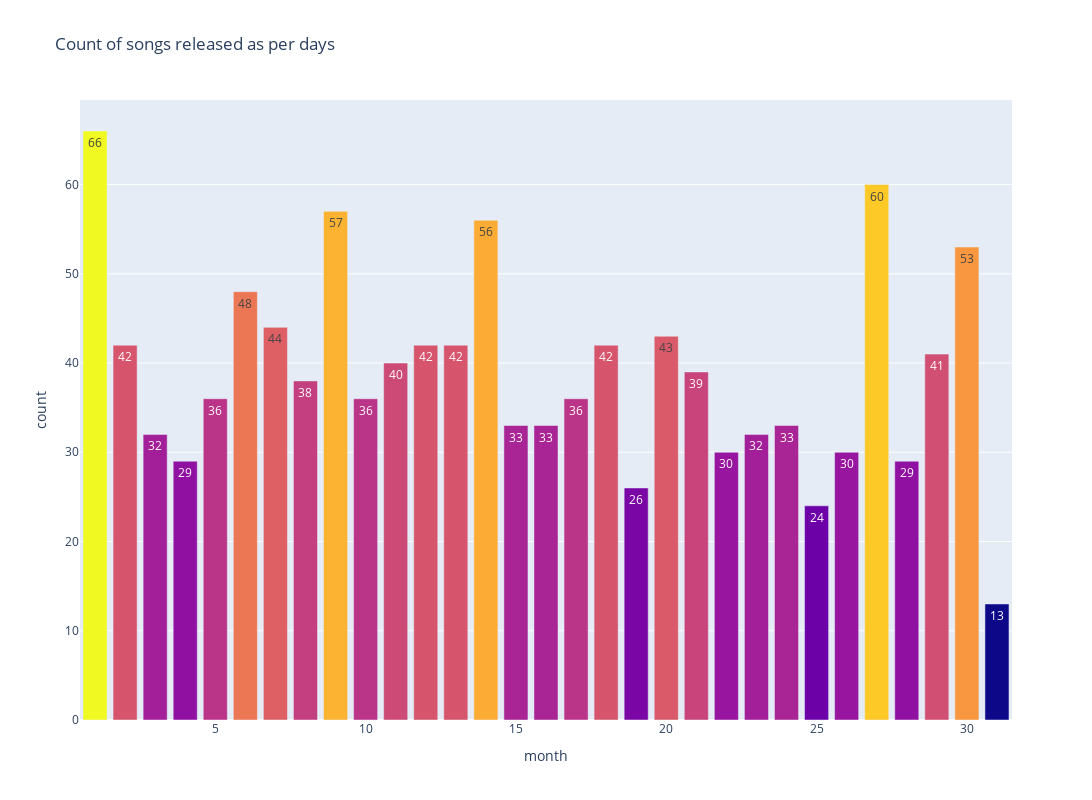

Source (notebook cell):
### Code cell
# plot for count of track listened
day = df_songs['day'].value_counts().sort_index(ascending=True)
# day

days = ['1st', '2nd', '3rd', '4th', '5th', '6th', 'July', 'Aug', 'Sept', 'Oct', 'Nov', 'Dec']

fig = go.Figure(
    data=[
        go.Bar(
            x = day.index, 
            y = day.values,
            marker = {
                'color' : day.values
            },
            text = day,
            textposition = 'inside'
        )
    ]
)
fig.update_layout(
    title_text='Count of songs released as per days',
    barmode='group', 
    xaxis_title = "month",
    yaxis_title = "count",
    height = 800,
    width = 1210,
    hovermode = 'x'
)
fig.show()

### Figure 1 — Plotly figure (JSON) as saved in the notebook; plotly's stock layout.template omitted (floating-point values rounded to 4 significant figures)
{"data": [{"marker": {"color": [66, 42, 32, 29, 36, 48, 44, 38, 57, 36, 40, 42, 42, 56, 33, 33, 36, 42, 26, 43, 39, 30, 32, 33, 24, 30, 60, 29, 41, 53, 13]}, "text": [66, 42, 32, 29, 36, 48, 44, 38, 57, 36, 40, 42, 42, 56, 33, 33, 36, 42, 26, 43, 39, 30, 32, 33, 24, 30, 60, 29, 41, 53, 13], "textposition": "inside", "type": "bar", "x": [1, 2, 3, 4, 5, 6, 7, 8, 9, 10, 11, 12, 13, 14, 15, 16, 17, 18, 19, 20, 21, 22, 23, 24, 25, 26, 27, 28, 29, 30, 31], "y": [66, 42, 32, 29, 36, 48, 44, 38, 57, 36, 40, 42, 42, 56, 33, 33, 36, 42, 26, 43, 39, 30, 32, 33, 24, 30, 60, 29, 41, 53, 13]}], "layout": {"barmode": "group", "height": 800, "hovermode": "x", "title": {"text": "Count of songs released as per days"}, "width": 1210, "xaxis": {"title": {"text": "month"}}, "yaxis": {"title": {"text": "count"}}}}
